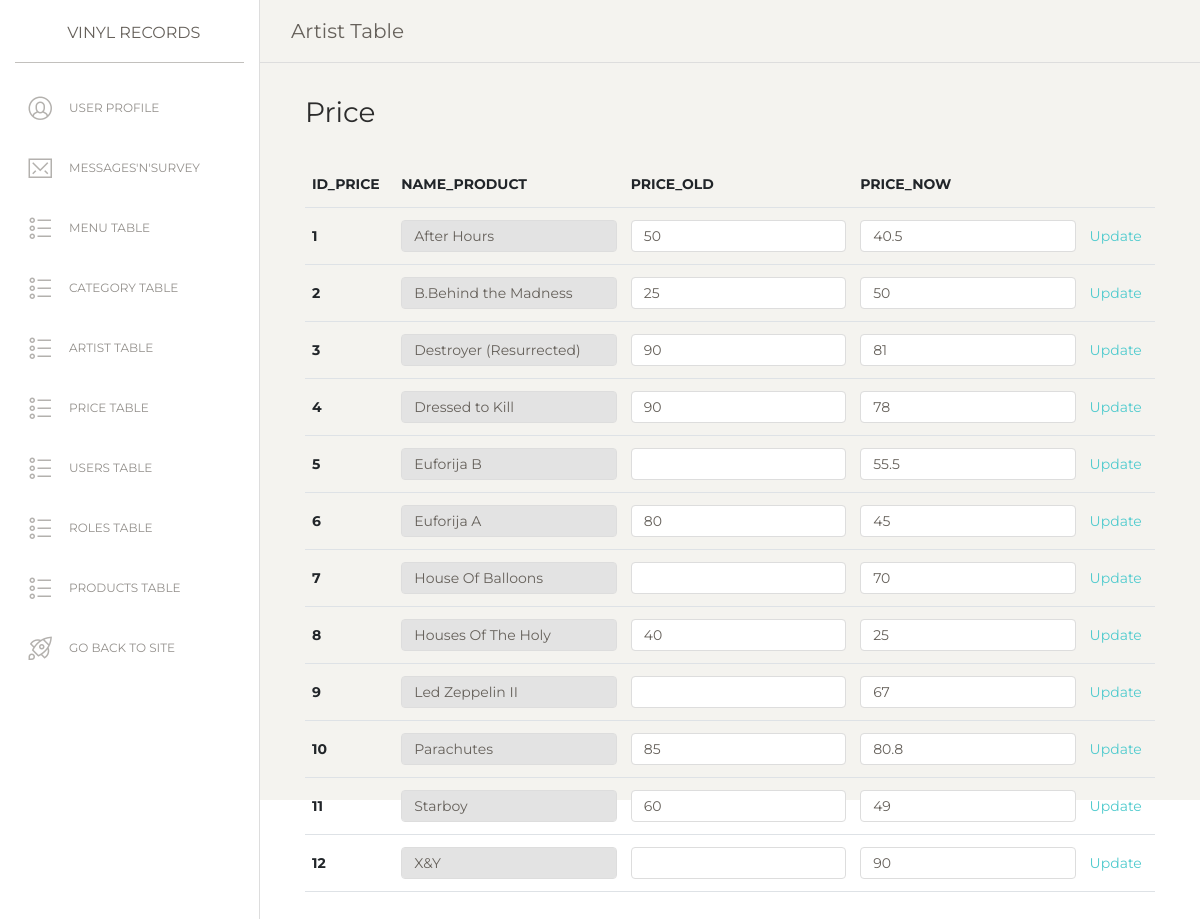
The page /assets/priceTable.php (signed in) on the database its author committed.
### tables this page shows
CREATE TABLE `price` (
  `id_price` int(255) NOT NULL,
  `price_now` double NOT NULL,
  `price_old` float DEFAULT NULL,
  `date_price` timestamp NOT NULL DEFAULT current_timestamp(),
  `id_products` int(50) NOT NULL
);

CREATE TABLE `products` (
  `id_products` int(255) NOT NULL,
  `name_products` varchar(30) NOT NULL,
  `picture_src` varchar(100) NOT NULL,
  `id_cat` int(11) NOT NULL,
  `delivery` int(1) NOT NULL,
  `id_artist` int(50) NOT NULL
);

### assets/modals/functions.php (called while the page is built, shortened)
<?php
    include "connection.php";
    function priceProduct(){
        global $conn;
        try{
            $query="SELECT * FROM price p INNER JOIN products pr ON p.id_products=pr.id_products";
            $products=$conn->query($query)->fetchAll();
            return $products;
        }
        catch(PDOException $e){
            $message="Server error";
        }
    }
?>

### assets/priceTable.php (the view, shortened to what this page needs)
<?php
      if(!isset($_SESSION['user'])){
    header("location: modals/404Page.php?notFound");
  }
  else if($_SESSION['idRole']!=1){
    header("location: modals/404Page.php?notFound");
  }
  else{
  include "pages/headAdmin.php";
  include "pages/headerAdmin.php";
  include "modals/functions.php";
  $price=priceProduct();
?>
  <div class="main-panel" style="height: 100vh;">
      <nav class="navbar navbar-expand-lg navbar-absolute fixed-top navbar-transparent">
        <div class="container-fluid">
          <div class="navbar-wrapper">
            <a class="navbar-brand" href="adminPanel.php">Artist Table</a>
          </div>
        </div>
      </nav>
    <div class="content">
        <div class="container">
            <div class="row">
      <div class="col-md-12">
        <h3>Price</h3>
        <div id="price">
            <table class="table">
              <thead>
                <tr>
                  <th scope="col">id_price</th>
                  <th scope="col">name_product</th>
                  <th scope="col">price_old</th>
                  <th scope="col">price_now</th>
                </tr>
              </thead>
              <tbody>
              <?php
                foreach($price as $p):
              ?>
                <tr>
                  <th scope="row"><?=$p->id_price?></th>
                  <td><input type="text" id="nameProducts<?=$p->id_price?>" class="form-control" value="<?=$p->name_products?>" disabled></td>
                  <td><input type="number" id="priceOld<?=$p->id_price?>" class="form-control" value="<?=$p->price_old?>"></td>
                  <td><input type="number" id="priceNow<?=$p->id_price?>" class="form-control" value="<?=$p->price_now?>"></td>
                  <td><a href="#" data-id="<?=$p->id_price?>" class="updatePrice">Update</a></td>
                </tr>
              <?php
                endforeach;
              ?>
            </tbody>
            </table>
          </div>
          </div>
		    </div>
		</div>
    </div>
<?php
  }
  include "pages/footerAdmin.php";
?>

### rows shown on the page
price: id_price "1", id_products.name_products "After Hours", price_old "50", price_now "40.5"
price: id_price "2", id_products.name_products "B.Behind the Madness", price_old "25", price_now "50"
price: id_price "3", id_products.name_products "Destroyer (Resurrected)", price_old "90", price_now "81"
price: id_price "4", id_products.name_products "Dressed to Kill", price_old "90", price_now "78"
price: id_price "5", id_products.name_products "Euforija B", price_now "55.5"
price: id_price "6", id_products.name_products "Euforija A", price_old "80", price_now "45"
price: id_price "7", id_products.name_products "House Of Balloons", price_now "70"
price: id_price "8", id_products.name_products "Houses Of The Holy", price_old "40", price_now "25"
price: id_price "9", id_products.name_products "Led Zeppelin II", price_now "67"
price: id_price "10", id_products.name_products "Parachutes", price_old "85", price_now "80.8"
price: id_price "11", id_products.name_products "Starboy", price_old "60", price_now "49"
price: id_price "12", id_products.name_products "X&Y", price_now "90"
